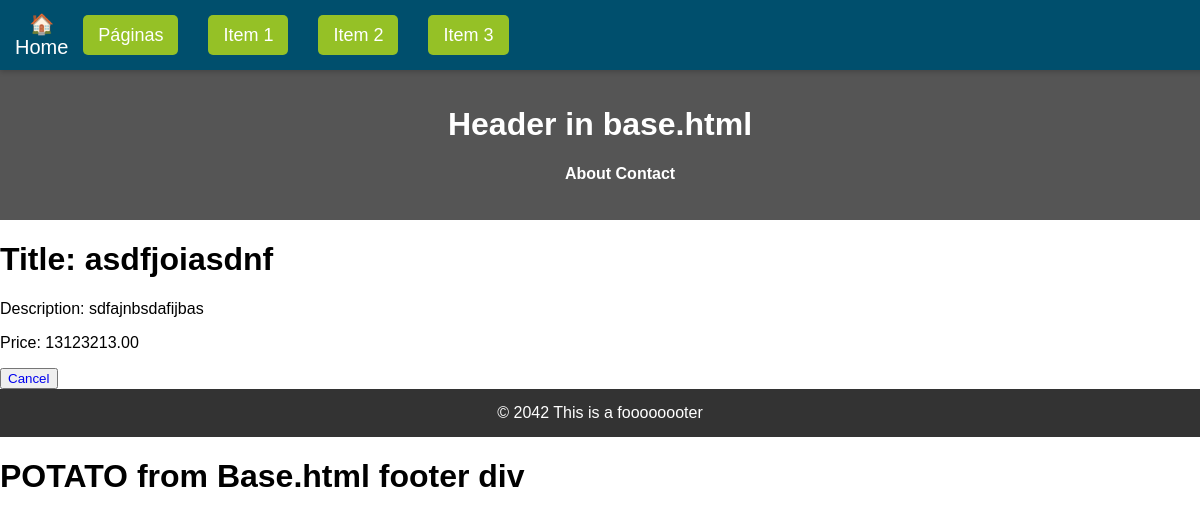
Page /productlist/productdetail/8/ on the committed database.
### products/models.py (models this page shows, shortened)
class Product(models.Model):
    title       = models.CharField(max_length=120) #max_length is required
    description = models.TextField(blank=True, null=True)
    price       = models.DecimalField(max_digits=1000 ,decimal_places=2)
    summary     = models.TextField(blank=False, null=False)
    featured    = models.BooleanField(default=True) #I can set null=True default=True

### products/views.py (the view)
# urls.py: path('productdetail/<int:my_id>/', product_detail_view, name='productDetail'),
def product_detail_view(request, my_id):
    obj = get_object_or_404(Product, id=my_id) #This one is best one for this case
    context = {
        'object': obj
        }
    return render(request, 'products/product_detail.html', context)

### templates/products/product_detail.html
{% extends 'base.html' %}
{% block content %}
    <h1>Title: {{ object.title }} </h1>
    <p>Description: {{ object.description }} </p>
    <p>Price: {{ object.price }} </p>
    <button>
    <a style="text-decoration: none;" href="../../"> Cancel </a>
    </button>
{% endblock content %}

### templates/base.html (style rules this page uses)
body { padding-top: 70px; font-family: Verdana, Geneva, Tahoma, sans-serif }

### templates/navbar.html (style rules this page uses)
body { margin: 0; font-family:Verdana, Geneva, Tahoma, sans-serif; }

### rows in the picture
Product: title "asdfjoiasdnf", description "sdfajnbsdafijbas", price "13123213.00"
